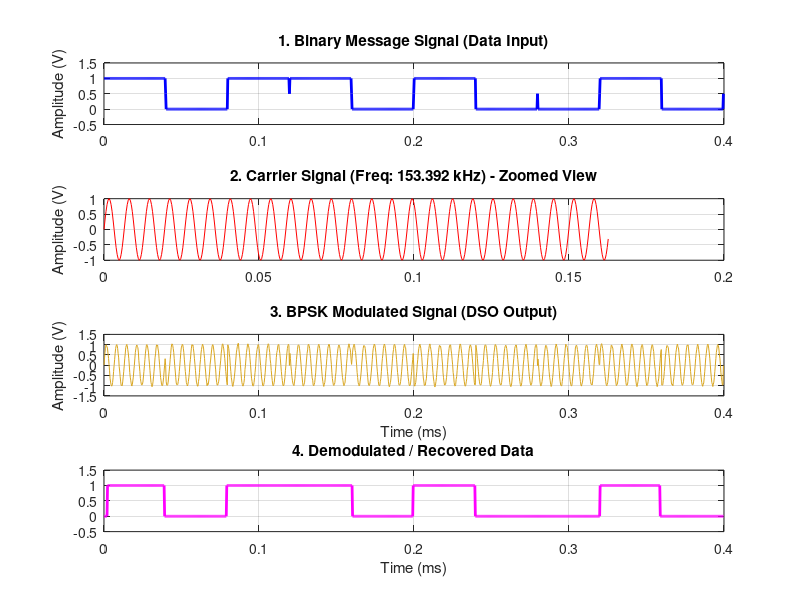

MATLAB code for this plot:
clc;
clear;
close all;

%% 1. SYSTEM PARAMETERS (Based on your Observation)
fc = 153392;          % Carrier Frequency: 153.392 kHz (From your DSO Image)
fs = 20 * fc;         % Sampling Frequency (high enough to capture the wave)
bit_rate = 25000;     % Bit Rate (approximate for visualization)
N = 10;               % Number of bits to transmit
data_bits = [1 0 1 1 0 1 0 0 1 0]; % Arbitrary binary data

%% 2. GENERATE SIGNALS
% Time duration for one bit
Tb = 1 / bit_rate;
t = 0 : 1/fs : (N*Tb) - 1/fs; % Total time vector

% Create the Digital Message Signal (Square Wave)
message_signal = zeros(1, length(t));
for i = 1:N
    % Create a square pulse for each bit
    start_idx = (i-1) * (length(t)/N) + 1;
    end_idx = i * (length(t)/N);
    if data_bits(i) == 1
        message_signal(start_idx:end_idx) = 1;
    else
        message_signal(start_idx:end_idx) = -1; % Bipolar NRZ for BPSK
    end
end

% Create the Carrier Signal (Sine Wave)
carrier = sin(2 * pi * fc * t);

%% 3. BPSK MODULATION
% Multiply Message with Carrier (180 degree phase shift logic)
% Logic 1 -> +Sine, Logic 0 -> -Sine (Inverted)
bpsk_signal = message_signal .* carrier;

% Add slight noise to match real DSO observation (Optional Realism)
bpsk_noisy = awgn(bpsk_signal, 30); 

%% 4. BPSK DEMODULATION (Receiver Side)
% Coherent Detection: Multiply received signal with local carrier
demod_mult = bpsk_noisy .* carrier;

% Low Pass Filter (to remove high frequency carrier components)
[b, a] = butter(5, (2*bit_rate)/fs); % 5th order Butterworth filter
demod_filtered = filtfilt(b, a, demod_mult);

% Comparator (Squaring Circuit to recover bits)
recovered_signal = zeros(1, length(t));
recovered_signal(demod_filtered > 0) = 1;  % Threshold at 0
recovered_signal(demod_filtered <= 0) = 0; % Convert back to 0/1 logic

% Adjust original message to 0/1 for plotting comparison
message_plot = (message_signal + 1) / 2; 

%% 5. PLOTTING THE RESULTS
figure('Name', 'BPSK Experiment Simulation', 'Color', 'white');

% Plot 1: Binary Data (Message)
subplot(4,1,1);
plot(t*1000, message_plot, 'LineWidth', 2, 'Color', 'b');
grid on;
title('1. Binary Message Signal (Data Input)');
ylim([-0.5 1.5]);
ylabel('Amplitude (V)');

% Plot 2: Carrier Signal
subplot(4,1,2);
plot(t(1:500)*1000, carrier(1:500), 'r'); % Zoomed in to see sine wave
grid on;
title(['2. Carrier Signal (Freq: ' num2str(fc/1000) ' kHz) - Zoomed View']);
ylabel('Amplitude (V)');

% Plot 3: BPSK Modulated Signal
subplot(4,1,3);
plot(t*1000, bpsk_noisy, 'Color', [0.85 0.65 0.13]); % Yellow-ish color like your DSO
grid on;
title('3. BPSK Modulated Signal (DSO Output)');
ylabel('Amplitude (V)');
xlabel('Time (ms)');

% Plot 4: Demodulated Output
subplot(4,1,4);
plot(t*1000, recovered_signal, 'LineWidth', 2, 'Color', 'm');
grid on;
title('4. Demodulated / Recovered Data');
ylim([-0.5 1.5]);
xlabel('Time (ms)');
